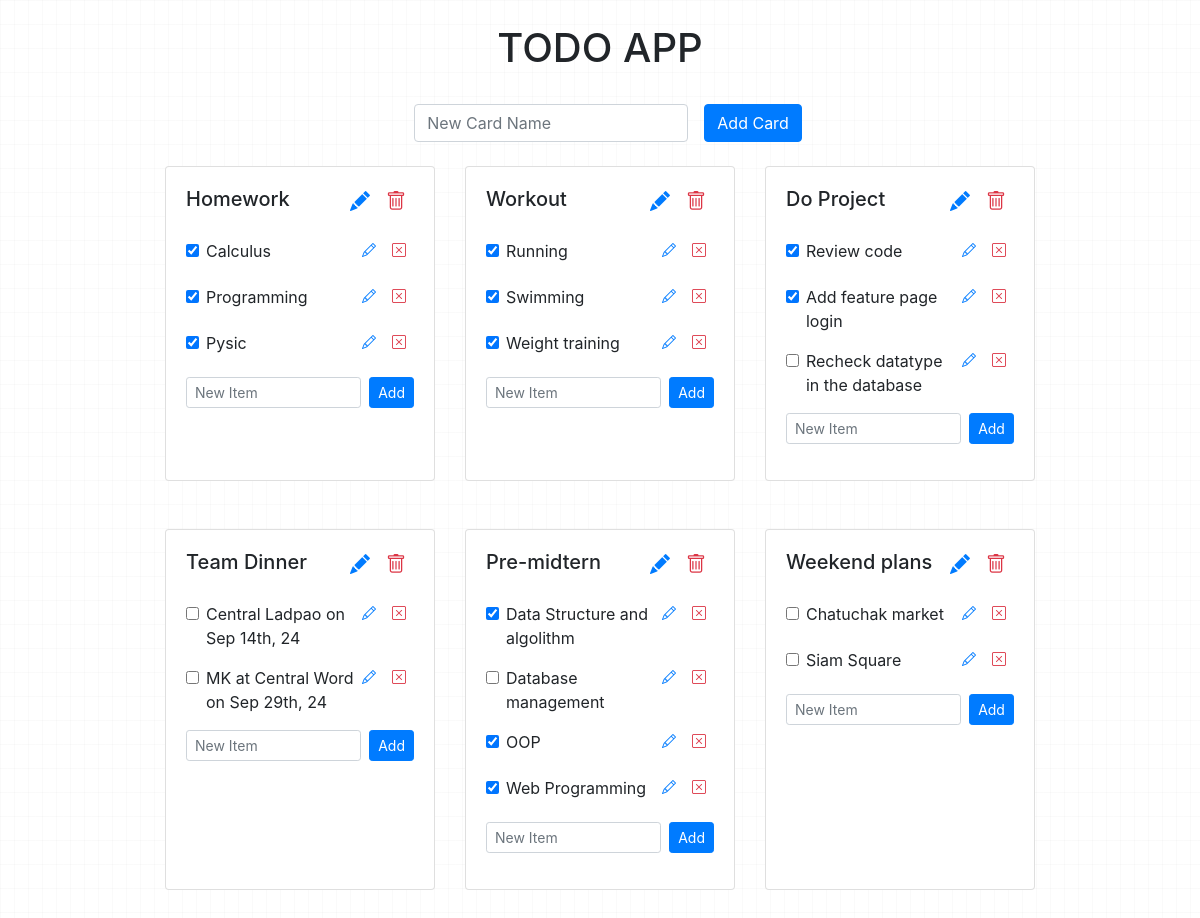
Before: / with the older database file.
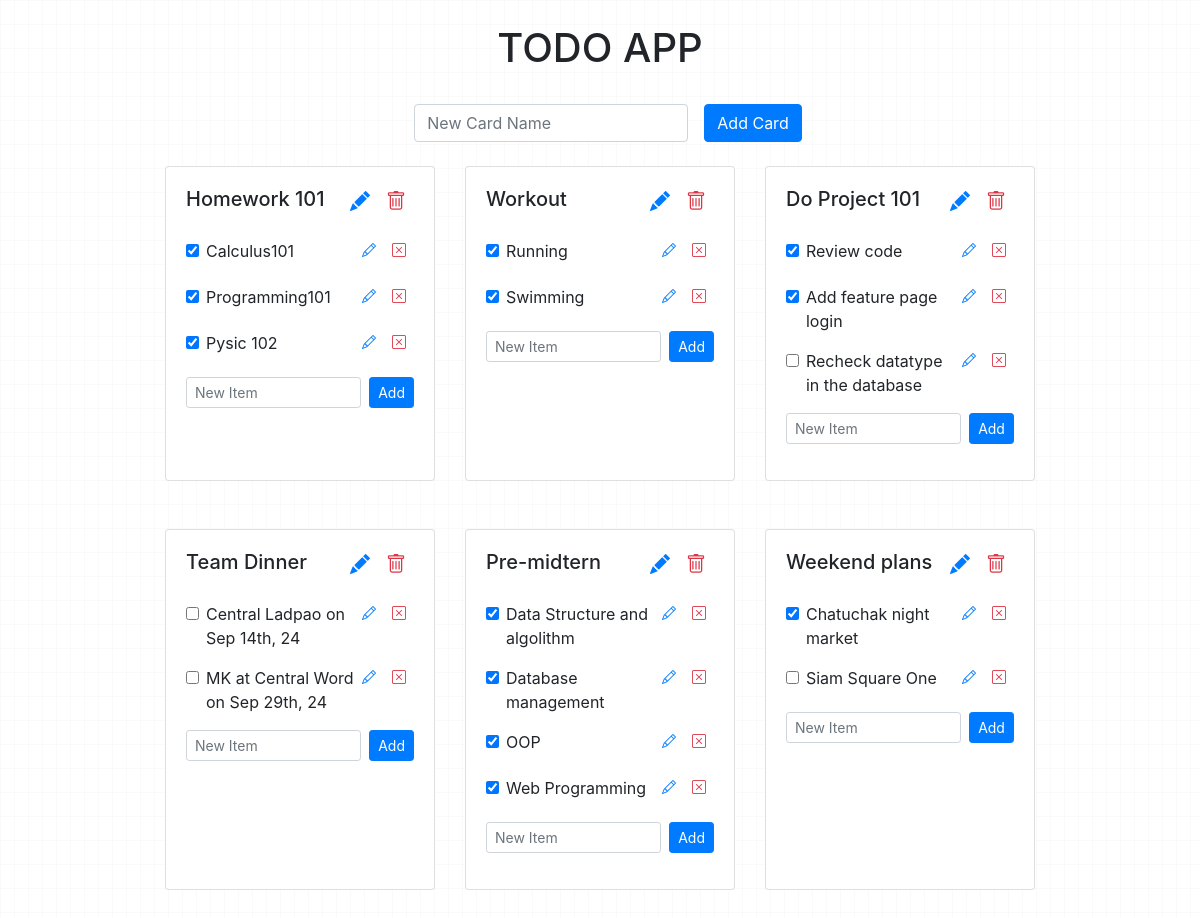
After: the same page with the newer database file.
### model.py (models this page shows)
class BaseModel(peewee.Model):
    class Meta:
        database = db

class Card(BaseModel):
    id = peewee.CharField(primary_key=True, unique=True)
    name = peewee.CharField()
    @staticmethod
    def get_all():
        cards = Card.select(
            Card.id.alias('card_id'), Card.name.alias('card_name')
        ).dicts()
        items = Item.select(
            Card.id.alias('card_id'), Item.id, Item.name, Item.completed
        ).join(Card).dicts()
        ret = defaultdict(dict)
        for card in cards:
            card_id = card['card_id']
            ret[card_id]['name'] = card['card_name']
            ret[card_id]['items'] = []
        for item in items:
            if "id" in item:
                ret[item['card_id']]['items'].append(
                    {
                        "id": item['id'],
                        "name": item['name'],
                        "completed": item['completed']
                    }
                )
        return ret

class Item(BaseModel):
    id = peewee.AutoField()
    name = peewee.CharField()
    completed = peewee.BooleanField(default=False)
    card = peewee.ForeignKeyField(Card, backref='items')

### app.py (the view)
@app.route('/', methods=['GET', 'POST'])
def home_page():
    button_clicked = None
    if request.method == 'POST':
        if 'edit-card-name' in request.form:
            button_clicked = request.form.get('card_id')
        elif 'edit-item-name' in request.form:
            button_clicked = request.form.get('item_id')
            print("Button clicked:", button_clicked)  # Debug line
    return render_template('index.html', cards=Card.get_all(), button_clicked=button_clicked)

### templates/index.html (shortened to what this page needs)
<html>
    <head>
        <link rel="stylesheet" href="https://cdn.jsdelivr.net/npm/bootstrap@4.6.0/dist/css/bootstrap.min.css">
        <link rel="stylesheet" href="https://cdn.jsdelivr.net/npm/bootstrap-icons@1.11.3/font/bootstrap-icons.min.css">
    </head>
    <body class="position-absolute top-0 start-0 w-100 h-100" style="z-index: -10; background: white; background-image: linear-gradient(to right, #8080800a 1px, transparent 1px), linear-gradient(to bottom, #8080800a 1px, transparent 1px); background-size: 14px 24px;">
        <div class="container-fluid w-75">
            <div class="row justify-content-center my-4">
                <h1>TODO APP</h1>
            </div>
            <div class="row justify-content-center">
                <form class="form-inline" method="POST" action="/card/new">
                    <div class="form-group mx-sm-3 mb-2">
                        <input type="text" class="form-control" id="cardName" name="cardName" placeholder="New Card Name" required>
                    </div>
                    <button type="submit" class="btn btn-primary mb-2">Add Card</button>
                </form>
            </div>
            <div class="row justify-content-start align-content-center">
            {% for card_id, card in cards.items() %}
                <div class="col-12 col-sm-6 col-md-4 mb-5 d-flex justify-content-center rounded">
                    <div class="card w-100">
                        <div class="card-body position-relative">
                            <div class="d-flex justify-content-between">
                                {% if button_clicked == card_id %}
                                    <form method="POST" action="/card/update" class="d-flex w-100">
                                        <input type="hidden" name="card_id" value="{{ card_id }}">
                                        <input type="text" name="card_name" value="{{ card['name'] }}" class="form-control flex-grow-1 mr-2">
                                        <button type="submit" class="btn btn-success">Save</button>
                                    </form>
                                {% else %}
                                    <h5 class="card-title">{{ card['name'] }}</h5>
                                    <div class="d-flex">
                                        <form method="POST" action="/" class="me-2">
                                            <button type="submit" name="edit-card-name" class="border-0 bg-transparent text-primary btn-sm">
                                                <h5><i class="bi bi-pencil-fill"></i></h5>
                                            </button>
                                        </form>
                                        <form method="POST" action="/card/delete">
                                            <button
                                                type="submit"
                                                class="border-0 bg-transparent text-danger btn-sm"
                                                onclick="return confirm('Do you want to delete Card: {{ card['name'] }} ?')"
                                            >
                                                <h5><i class="bi bi-trash fw-bold"></i></h5>
                                            </button>
                                        </form>
                                    </div>
                                {% endif %}
                            </div>
                                {% if card['items'] and card['items']|length > 0 %}
                                    {% for item in card['items'] %}
                                        {% if item %}
                                            <div class="d-flex justify-content-between">
                                                <form id="form-item-{{ item['id'] }}" action="/item/check" method="POST" class="form-check">
                                                    <input
                                                        id="status_{{ item['id'] }}"
                                                        onchange="document.getElementById('form-item-{{ item['id'] }}').submit()"
                                                        class="form-check-input"
                                                        {{ 'checked' if item['completed'] else '' }}
                                                        type="checkbox">
                                                    <label class="form-check-label {% if button_clicked == item['id']|string %}d-none{% endif %}" for="status_{{item['id']}}">
                                                        {{item['name']}}
                                                    </label>
                                                </form>
                                                {% if button_clicked == item['id']|string %}
                                                    <form method="POST" action="/item/update" class="d-flex w-100">
                                                        <input type="hidden" name="item_id" value="{{ item['id'] }}">
                                                        <input type="text" name="item_name" value="{{ item['name'] }}" class="form-control flex-grow-1 mr-2" required>
                                                        <button type="submit" class="btn btn-success">Save</button>
                                                    </form>
                                                {% else %}
                                                    <div class="d-flex">
                                                        <form method="POST" action="/" class="me-2">
                                                            <button type="submit" name="edit-item-name" class="border-0 bg-transparent text-primary btn-sm">
                                                                <i class="bi bi-pencil"></i>
                                                            </button>
                                                        </form>
                                                        <form method="POST" action="/item/delete">
                                                            <button
                                                                    type="submit"
                                                                    class="border-0 bg-transparent text-danger btn-sm mb-2"
                                                                    onclick="return confirm('Do you want to delete Item: {{ item['name'] }} ?')"
                                                            >
                                                                <i class="bi bi-x-square"></i>
                                                            </button>
                                                        </form>
                                                    </div>
                                                {% endif %}
                                            </div>
                                        {% endif %}
                                    {% endfor %}
                                {% endif %}
                                <div class="d-flex justify-content-between">
                                    <form class="d-flex w-100" method="POST" action="/item/new">
                                        <input type="text" class="form-control form-control-sm flex-grow-1 mr-2" id="newItem" name="name" placeholder="New Item" required>
                                        <button type="submit" class="btn btn-primary btn-sm">Add</button>
                                    </form>
                                </div>
                            </div>
                        </div>
                    </div>
                {% endfor %}
            </div>
        </div>
    </body>
</html>

Changed rows visible on the page:
removed Item: name "Weight training", shown under Card "Workout"
changed Card: name "Homework" → "Homework 101"
changed Item: name "Calculus" → "Calculus101"
changed Item: name "Programming" → "Programming101"
changed Item: name "Pysic" → "Pysic 102"
changed Card: name "Do Project" → "Do Project 101"
changed Item "Database management": id "☐" → "☑"
changed Item: id "☐" → "☑"; name "Chatuchak market" → "Chatuchak night market"
changed Item: name "Siam Square" → "Siam Square One"
